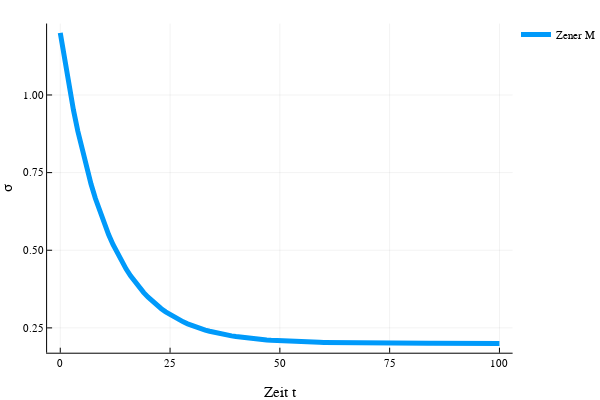

This figure's notebook cell:
### Markdown cell above
**Relaxationsversuch**

### Code cell
Eₕ = 20.
Eₘ = 100.
ηₘ = 1000.
σ_ZenerM, Δε_ZenerM = zenerₘ_σ(Eₘ, Eₕ, ηₘ, constant(0.01, t), t);
plot(t,σ_ZenerM, ylabel="σ", xlabel="Zeit t", label="Zener M", line=5)

### Figure 1 — Plotly figure (JSON) as saved in the notebook; plotly's stock layout.template omitted (floating-point values rounded to 4 significant figures)
{"data": [{"colorbar": {"title": ""}, "legendgroup": "Zener M", "line": {"color": "rgba(0, 154, 250, 1.000)", "dash": "solid", "shape": "linear", "width": 5}, "mode": "lines", "name": "Zener M", "showlegend": true, "type": "scatter", "x": [0, 1, 2, 3, 4, 5, 6, 7, 8, 9, 10, 11, 12, 13, 14, 15, 16, 17, 18, 19, 20, 21, 22, 23, 24, 25, 26, 27, 28, 29, 30, 31, 32, 33, 34, 35, 36, 37, 38, 39, 40, 41, 42, 43, 44, 45, 46, 47, 48, 49, 50, 51, 52, 53, 54, 55, 56, 57, 58, 59, 60, 61, 62, 63, 64, 65, 66, 67, 68, 69, 70, 71, 72, 73, 74, 75, 76, 77, 78, 79, 80, 81, 82, 83, 84, 85, 86, 87, 88, 89, 90, 91, 92, 93, 94, 95, 96, 97, 98, 99, 100], "xaxis": "x1", "y": [1.2, 1.109, 1.026, 0.9513, 0.883, 0.8209, 0.7645, 0.7132, 0.6665, 0.6241, 0.5855, 0.5505, 0.5186, 0.4897, 0.4633, 0.4394, 0.4176, 0.3978, 0.3799, 0.3635, 0.3486, 0.3351, 0.3228, 0.3117, 0.3015, 0.2923, 0.2839, 0.2763, 0.2693, 0.263, 0.2573, 0.2521, 0.2474, 0.2431, 0.2391, 0.2356, 0.2323, 0.2294, 0.2267, 0.2243, 0.2221, 0.2201, 0.2183, 0.2166, 0.2151, 0.2137, 0.2125, 0.2113, 0.2103, 0.2094, 0.2085, 0.2077, 0.207, 0.2064, 0.2058, 0.2053, 0.2048, 0.2044, 0.204, 0.2036, 0.2033, 0.203, 0.2027, 0.2025, 0.2022, 0.202, 0.2019, 0.2017, 0.2015, 0.2014, 0.2013, 0.2012, 0.201, 0.201, 0.2009, 0.2008, 0.2007, 0.2006, 0.2006, 0.2005, 0.2005, 0.2004, 0.2004, 0.2004, 0.2003, 0.2003, 0.2003, 0.2003, 0.2002, 0.2002, 0.2002, 0.2002, 0.2002, 0.2001, 0.2001, 0.2001, 0.2001, 0.2001, 0.2001, 0.2001, 0.2001], "yaxis": "y1", "zmax": null, "zmin": null}], "layout": {"annotations": [], "height": 400, "legend": {"bgcolor": "rgba(255, 255, 255, 1.000)", "bordercolor": "rgba(0, 0, 0, 1.000)", "font": {"color": "rgba(0, 0, 0, 1.000)", "family": "sans-serif", "size": 11}, "tracegroupgap": 0, "x": 1, "y": 1}, "margin": {"b": 20, "l": 0, "r": 0, "t": 20}, "paper_bgcolor": "rgba(255, 255, 255, 1.000)", "plot_bgcolor": "rgba(255, 255, 255, 1.000)", "showlegend": true, "width": 600, "xaxis": {"anchor": "y1", "domain": [0.09128, 0.9934], "gridcolor": "rgba(0, 0, 0, 0.100)", "gridwidth": 0.5, "linecolor": "rgba(0, 0, 0, 1.000)", "mirror": false, "range": [-3, 103], "showgrid": true, "showline": true, "showticklabels": true, "tickangle": 0, "tickcolor": "rgb(0, 0, 0)", "tickfont": {"color": "rgba(0, 0, 0, 1.000)", "family": "sans-serif", "size": 11}, "tickmode": "array", "ticks": "inside", "ticktext": ["0", "25", "50", "75", "100"], "tickvals": [0, 25, 50, 75, 100], "title": "Zeit t", "titlefont": {"color": "rgba(0, 0, 0, 1.000)", "family": "sans-serif", "size": 15}, "type": "-", "visible": true, "zeroline": false, "zerolinecolor": "rgba(0, 0, 0, 1.000)"}, "yaxis": {"anchor": "x1", "domain": [0.07581, 0.9902], "gridcolor": "rgba(0, 0, 0, 0.100)", "gridwidth": 0.5, "linecolor": "rgba(0, 0, 0, 1.000)", "mirror": false, "range": [0.1701, 1.23], "showgrid": true, "showline": true, "showticklabels": true, "tickangle": 0, "tickcolor": "rgb(0, 0, 0)", "tickfont": {"color": "rgba(0, 0, 0, 1.000)", "family": "sans-serif", "size": 11}, "tickmode": "array", "ticks": "inside", "ticktext": ["0.25", "0.50", "0.75", "1.00"], "tickvals": [0.25, 0.5, 0.75, 1], "title": "σ", "titlefont": {"color": "rgba(0, 0, 0, 1.000)", "family": "sans-serif", "size": 15}, "type": "-", "visible": true, "zeroline": false, "zerolinecolor": "rgba(0, 0, 0, 1.000)"}}}
